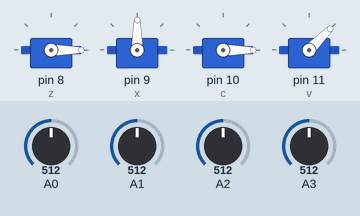
The sketch below on a simulated Arduino Uno, built with avr-gcc and run on an emulated ATmega328P. Shown: 4 × servo. The test bench sets the inputs (shaded band); at power-on: A0 = 512, A1 = 512, A2 = 512, A3 = 512.

Above: at 1.2 s.
1.3 s: A0 set to 689
2.8 s: A0 set to 717
At 3.9 s:
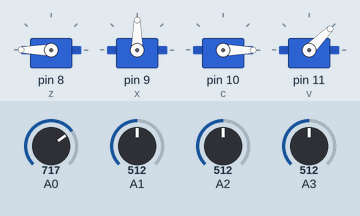
4.4 s: A1 set to 690
5.9 s: A1 set to 713
At 6.3 s:
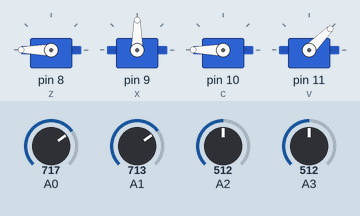
7.5 s: A2 set to 710
At 8.2 s:
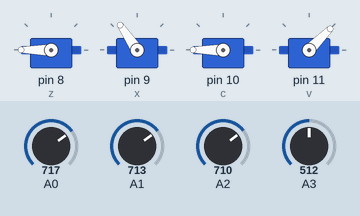
9.0 s: A3 set to 710
At 9.3 s:
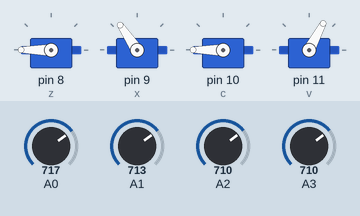
Timing chart, 0 to 11.5 s (numbered marks = the images above; inputs shaded):
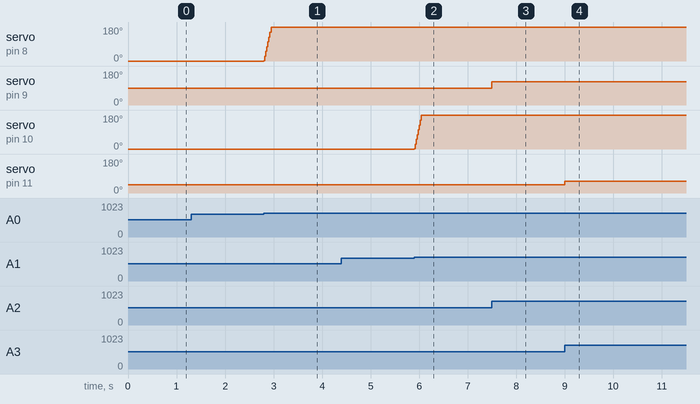

The sketch:

___________.ino
```cpp
#include <Servo.h>
Servo z;
Servo x;
Servo c;
Servo v;

int o;
int p;

void setup() {
z.attach(8);
x.attach(9);
c.attach(10);
v.attach(11);
}

void loop() {
 int ffa1=analogRead(A2);
 ffa1=map(ffa1,0,1023,0,180);
 x.write(ffa1);
 int ffa4=analogRead(A3);
 ffa4=map(ffa4,0,1023,0,90 );
 v.write(ffa4);
gjo();
z.write(o);
c.write(p);
}
void gjo(){
  int vrx=analogRead(A0);
  if (vrx<300) o--;
  if (vrx>700) o++;
 if (o<=0) o=0;
   if (o>=180) o=180;
  int vry=analogRead(A1);
  if (vry<300) p--;
  if (vry>700) p++;
  if (p<=0) p=0;
  if (p>=180) p=180;
}
```

Measured:
- the behaviour switches between 700 and 701 on A0 (found by bisection; images 0 and 1)
- the behaviour switches between 700 and 701 on A1 (found by bisection; images 1 and 2)
- after the input at 1.3 s, every drawn part: stays the same
- after the input at 2.8 s, servo on pin 8 (z): 0° → 180° at once
- after the input at 4.4 s, every drawn part: stays the same
- after the input at 5.9 s, servo on pin 10 (c): 0° → 180° at once
- after the input at 7.5 s, servo on pin 9 (x): 90° → 124° at once
- after the input at 9.0 s, servo on pin 11 (v): 45° → 62° at once
